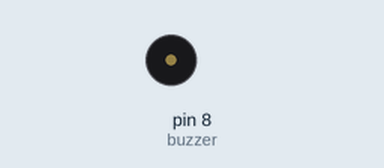
A sketch run on a simulated Arduino Uno, built with avr-gcc and run on an emulated ATmega328P. On the bench: buzzer (waves = sounding).

Above: at 0.1 s.
Timing chart, 0 to 40.0 s (numbered marks = the images above):
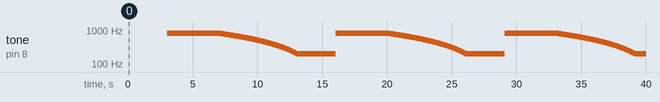

Measured:
- by itself, tone on pin 8 (buzzer): plays 800 Hz for 4.0 s, 799 Hz for 0.01 s, 798 Hz for 0.01 s, 797 Hz for 0.01 s, 796 Hz for 0.01 s, 795 Hz for 0.01 s … (1803 notes in this stretch)

The sketch:

Passive_buzzer.ino
```cpp
/*
 * Author: SMRAZA KEEN
 * Date:2016/07/21
 * IDE V1.6.9
 * Address:http://www.amazon.com/shops/smraza
 * Function:
 */
const int buzzer=8;
void setup()
{
  pinMode(buzzer,OUTPUT);
}
void loop()
{
      for(int i=200;i<=800;i++)
    {
      tone(buzzer,i);
      delay(5);
    }
    delay(4000);
    for(int i=800;i>=200;i--)
    {
      tone(buzzer,i);
      delay(10);
    }
}
```
